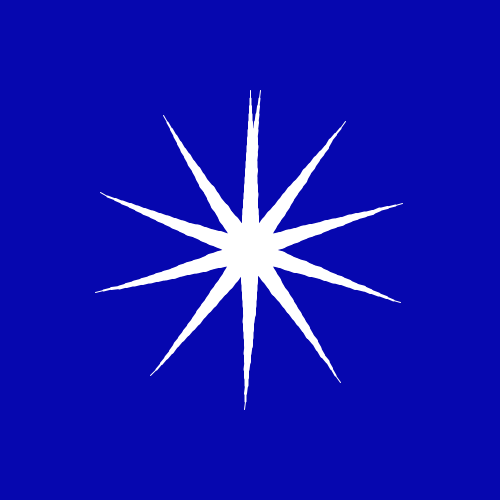
Frame 1 (no input)
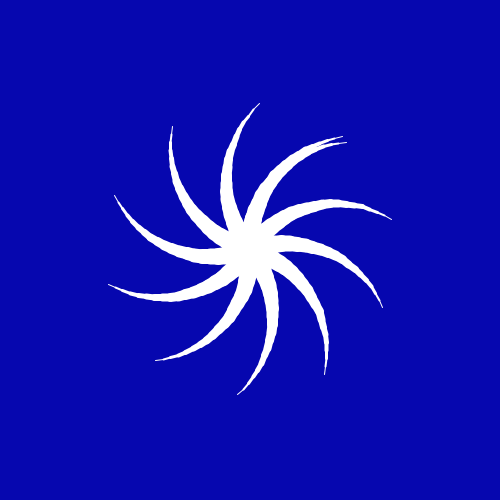
Frame 60 (the mouse pressed at the canvas centre just before this capture)
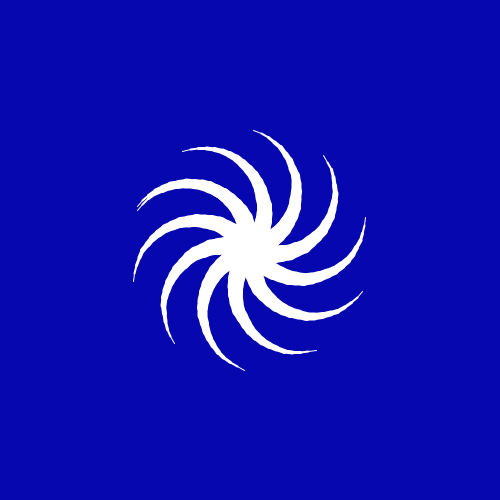
Frame 120 (the mouse held since frame 60 and released just before this capture)

The Processing sketch that drew these frames (run headless with seeded random() and noise(); from frame 60 on, the mouse is pressed at the canvas centre):

// Processing sketch: sketch_16072017
// ── sketch_16072017.pde
float inc = 0.0;
ArrayList<Tentacle>tentacle;
int total = 10;

void setup() {
size(500, 500);
stroke(255);
smooth();
tentacle = new ArrayList<Tentacle>();
for(int i = 0; i<=total; i++){
  float angle = map(i,0,total, 0, TWO_PI);
  tentacle.add(new Tentacle(0,20,angle));
}

}


void draw() {
  background(6,7,175);
  translate(width/2, height/2);
  for(Tentacle t : tentacle){
    t.display();
  }
}
// ── Tentacle.pde
class Tentacle {
  int x;
  int units;
  float angle;
  float r;
  Tentacle(int _x, int _units, float _angle){
    x = _x;
    units = _units;
    angle = _angle;
    r = _angle;
  }
  
  void display(){
    inc += 0.004;
    angle = sin(inc)/10.0 + sin(inc)/20.0;
    pushMatrix();
    rotate(r);
    for (int i = units; i > 0; i--) {
      strokeWeight(i);
      line(0, 0, 0, -8);
      translate(0, -8);
      rotate(angle);
    }
    popMatrix();
  }
}
